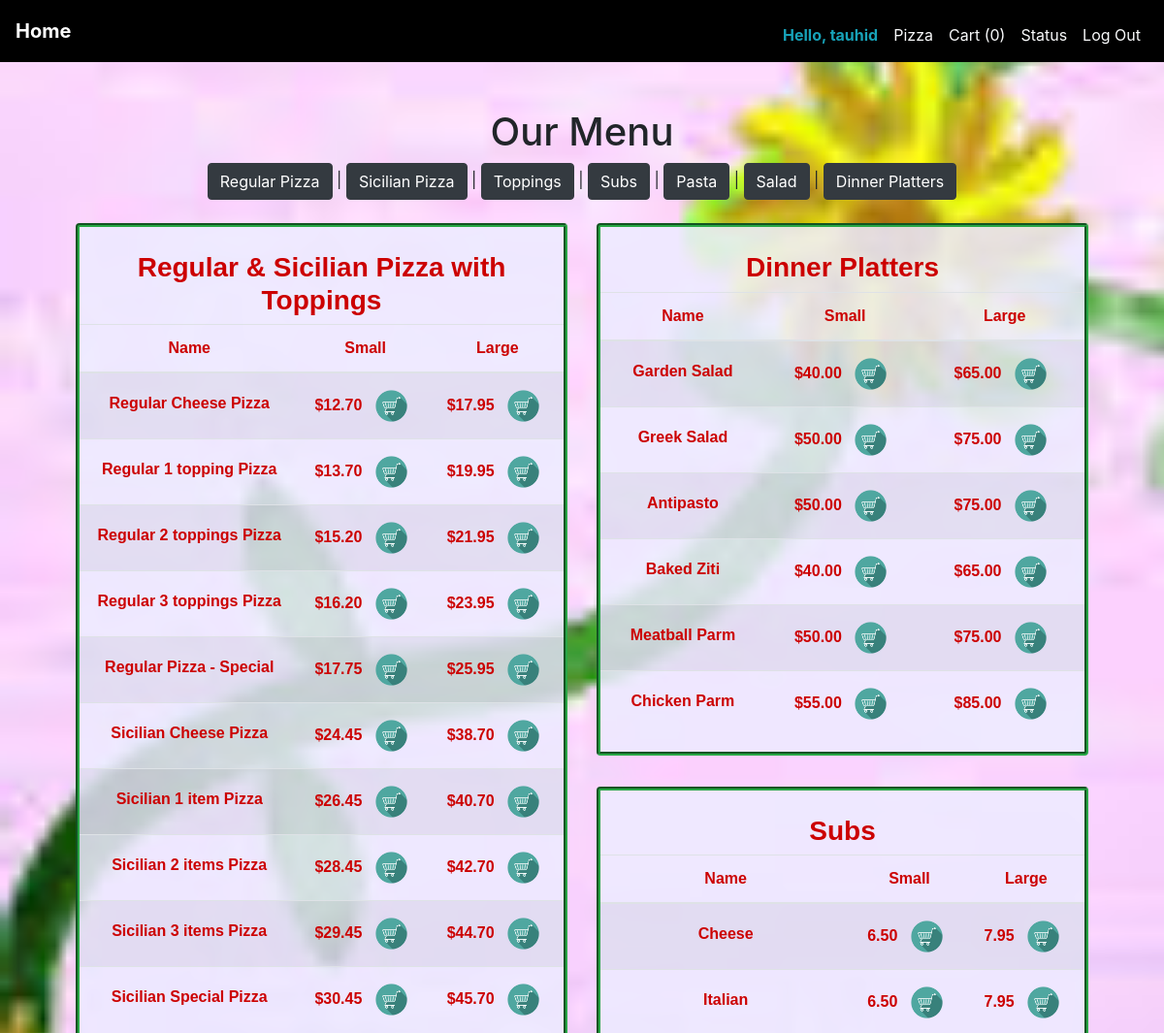
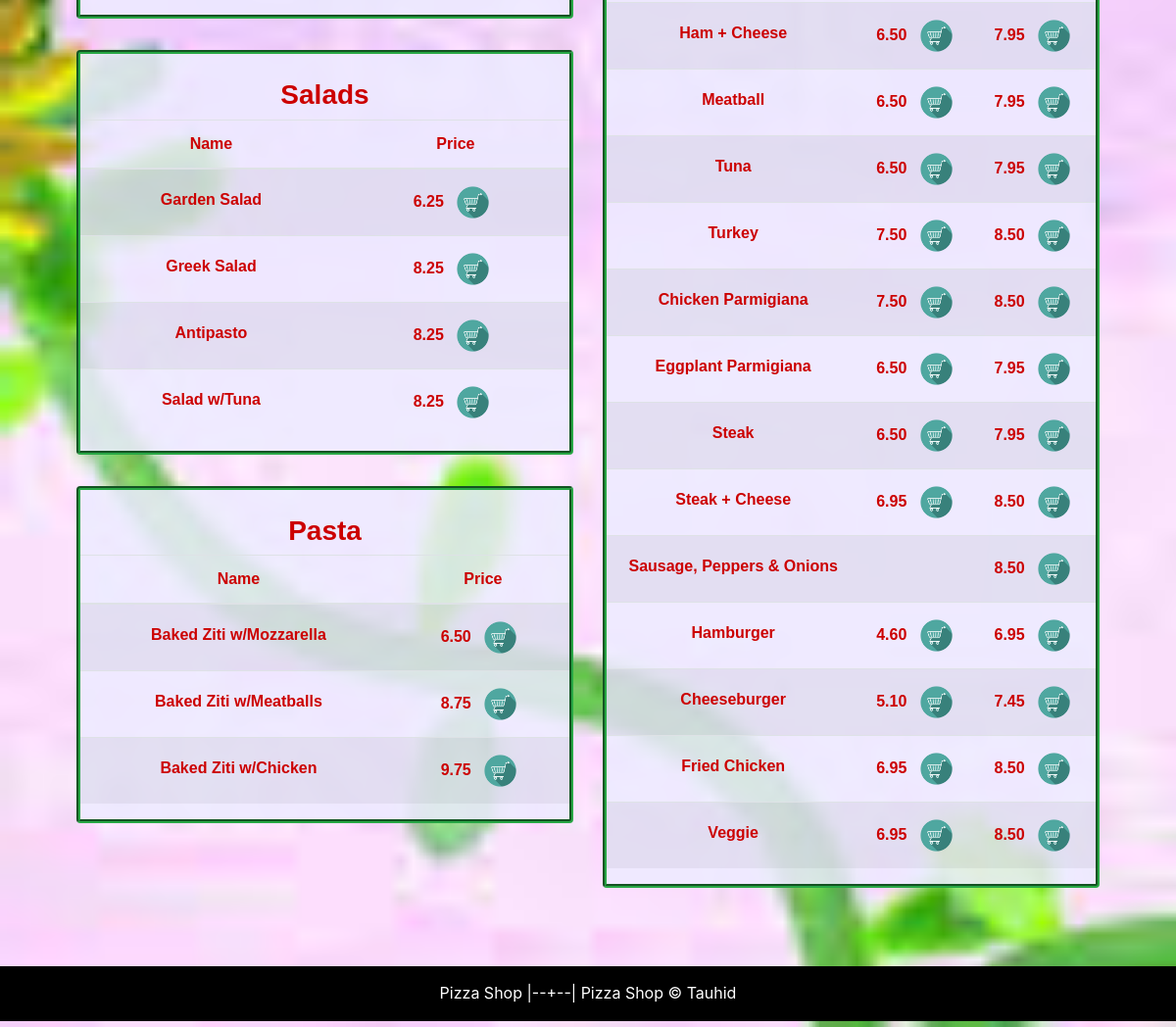
Screenshot of /index (signed in) with the database file from the repository (2 pictures, top to bottom).
### orders/models.py (models this page shows, shortened)
class Pizza(models.Model):
    name = models.CharField(max_length=255)
    small_price = models.DecimalField(max_digits=4, decimal_places=2)
    large_price = models.DecimalField(max_digits=4, decimal_places=2)

class Salad(models.Model):
    name = models.CharField(max_length=64)
    price = models.DecimalField(max_digits=4, decimal_places=2)

class Pasta(models.Model):
    name = models.CharField(max_length=64)
    price = models.DecimalField(max_digits=4, decimal_places=2)

class Dinner_Platter(models.Model):
    name = models.CharField(max_length=64)
    small_price = models.DecimalField(max_digits=4, decimal_places=2)
    large_price = models.DecimalField(max_digits=4, decimal_places=2)

class Sub(models.Model):
    name = models.CharField(max_length=64)
    small_price = models.DecimalField(max_digits=4, decimal_places=2)
    large_price = models.DecimalField(max_digits=4, decimal_places=2)

### orders/views.py (the view)
# urls.py: path("index", views.index, name="index"),
def index(request):
    if not request.user.is_authenticated:
        return render(request, "orders/login.html", {"message": None})
    context = {
        "user": request.user,
        "pizzas": Pizza.objects.all(),
        "toppings": Topping.objects.values("name"),
        "subs": Sub.objects.all(),
        "extras": Extra.objects.all(),
        "pastas": Pasta.objects.all(),
        "salads": Salad.objects.all(),
        "dinner_platters": Dinner_Platter.objects.all(),
    }
    special = "Pepperoni, Spinach, Ham, Onions"
    context["special"] = special
    try:
        order = Order.objects.get(user=request.user, status="Pending")
    except:
        order = Order(user=request.user)
        order.save()
    cart = Cart.objects.filter(user=request.user, order_id=order.pk)
    count = 0
    for item in cart:
        count += 1
    context["count"] = count
    return render(request, "orders/index.html", context)

### orders/templates/orders/index.html (shortened to what this page needs)
{% extends "orders/base.html" %}
{% block main %}
           <h1>Our Menu</h1>
			<a href="#regular_pizza" class="btn btn-dark">Regular Pizza</a> |
			<a href="#regular_pizza" class="btn btn-dark" >Sicilian Pizza</a> |
			<a href="#regular_pizza" class="btn btn-dark">Toppings</a> |
			<a href="#subs" class="btn btn-dark">Subs</a> |
			<a href="#pasta" class="btn btn-dark">Pasta</a> |
			<a href="#salad" class="btn btn-dark">Salad</a> |
			<a href="#dinner" class="btn btn-dark">Dinner Platters</a>
			<br><br>
<div class="row">
    <div class="col-lg-6">
        <div class="jumbotron menu">
		<h3 id="regular_pizza">Regular & Sicilian Pizza with Toppings</h3>
            <table class="table table-striped">
                <thead>
                    <th>Name</th>
                    <th>Small</th>
                    <th>Large</th>
                </thead>
                <tbody>
                    {% for item in pizzas %}
                    <tr>
                        <td class="td1">{{ item.name }}</td>
                        <td>
                            ${{ item.small_price }}
                            <button type="button" class="btn btn-sm btn-link" onclick="add_item('{{ item.name }}', '{{ item.small_price }}', 'Small');">
                                <img src="static/orders/cart.png" class="cart" title="Add Item">
                            </button>
                        </td>
                        <td>
                            ${{ item.large_price }}
                            <button type="button" class="btn btn-sm btn-link" onclick="add_item('{{ item.name }}', '{{ item.large_price }}', 'Large');">
                                <img src="static/orders/cart.png" class="cart" title="Add Item">
                            </button>
                        </td>
                    </tr>
                    {% endfor %}
                </tbody>
            </table>
        </div>
        <div class="jumbotron menu">
            <h3 id="salad">Salads</h3>
            <table class="table table-striped">
                <thead>
                    <th>Name</th>
                    <th>Price</th>
                </thead>
                <tbody>
                    {% for item in salads %}
                    <tr>
                        <td class="td1">{{ item.name }}</td>
                        <td>
                            {{ item.price }}
                            <button type="button" class="btn btn-sm btn-link" onclick="add_item('{{ item.name }}', '{{ item.price }}', '');">
                                <img src="static/orders/cart.png" class="cart" title="Add Item">
                            </button>
                        </td>
                    </tr>
                    {% endfor %}
                </tbody>
            </table>
        </div>
        <div class="jumbotron menu">
            <h3 id="pasta">Pasta</h3>
            <table class="table table-striped">
                <thead>
                    <th>Name</th>
                    <th>Price</th>
                </thead>
                <tbody>
                    {% for item in pastas %}
                    <tr>
                        <td class="td1">{{ item.name }}</td>
                        <td>
                            {{ item.price }}
                            <button type="button" class="btn btn-sm btn-link" onclick="add_item('{{ item.name }}', '{{ item.price }}', '');">
                                <img src="static/orders/cart.png" class="cart" title="Add Item">
                            </button>
                        </td>
                    </tr>
                    {% endfor %}
                </tbody>
            </table>
        </div>
    </div>
    <div class="col-lg-6">
        <div class="jumbotron menu">
            <h3 id="dinner">Dinner Platters</h3>
            <table class="table table-striped">
                <thead>
                    <th>Name</th>
                    <th>Small</th>
                    <th>Large</th>
                </thead>
                <tbody>
                    {% for item in dinner_platters %}
                    <tr>
                        <td class="td1">{{ item.name }}</td>
                        <td>
                            ${{ item.small_price }}
                            <button type="button" class="btn btn-sm btn-link" onclick="add_item('{{ item.name }}', '{{ item.small_price }}', 'Small');">
                                <img src="static/orders/cart.png" class="cart" title="Add Item">
                            </button>
                        </td>
                        <td>
                            ${{ item.large_price }}
                            <button type="button" class="btn btn-sm btn-link" onclick="add_item('{{ item.name }}', '{{ item.large_price }}', 'Large');">
                                <img src="static/orders/cart.png" class="cart" title="Add Item">
                            </button>
                        </td>
                    </tr>
                    {% endfor %}
                </tbody>
            </table>
        </div>
        <div class="jumbotron menu">
            <h3 id="subs">Subs</h3>
            <table class="table table-striped">
                <thead class="thead-primary">
                    <th>Name</th>
                    <th>Small</th>
                    <th>Large</th>
                </thead>
                <tbody>
                    {% for item in subs %}
                    <tr>
                        <td class="td1">{{ item.name }}</td>
                        <td>
                            {% if item.name != "Sausage, Peppers & Onions" %}
                                {{ item.small_price }}
                                <button type="button" class="btn btn-sm btn-link" onclick="add_sub('{{ item.name }}', '{{ item.small_price }}', 'Small');">
                                    <img src="static/orders/cart.png" class="cart" title="Add Item">
                                </button>
                            {% endif %}
                        </td>
                        <td>
                            {{ item.large_price }}
                            <button type="button" class="btn btn-sm btn-link" onclick="add_sub('{{ item.name }}', '{{ item.large_price }}', 'Large');">
                                <img src="static/orders/cart.png" class="cart" title="Add Item">
                            </button>
                        </td>
                    </tr>
                    {% endfor %}
                </tbody>
            </table>
        </div>
    </div>
</div>
{% endblock %}

### orders/templates/orders/base.html (shortened to what this page needs)
<!DOCTYPE html>
<html lang="en">
    <head>
        <link rel="stylesheet" href="https://maxcdn.bootstrapcdn.com/bootstrap/4.0.0/css/bootstrap.min.css">
        {% load static %}
        <link rel="stylesheet" href="{% static 'orders/styles.css' %}">
    </head>
    <body>
        <div id="page-container">
            <div id="content-wrap">
                <nav class="navbar navbar-expand-md navbar-dark">
                    <a class="navbar-brand" href="/"><strong>Home</strong></a>
                    <div class="collapse navbar-collapse" id="navbar">
                        {% if request.user.is_authenticated %}
                            <ul class="navbar-nav ml-auto mt-2">
								{%if not request.user.is_superuser %}
								<li class="nav-item">
                                    <a class="nav-link text-info font-weight-bold" href="#">Hello, {{request.user}}</a>
                                </li>
								<li class="nav-item">
                                    <a class="nav-link text-light" href="{% url 'index' %}">Pizza</a>
                                </li>
                                <li class="nav-item">
                                    <a class="nav-link text-light" href="{% url 'cart' %}">Cart ({{ count }})</a>
                                </li>
								<li class="nav-item">
                                    <a class="nav-link text-light" href="{% url 'gen_status' %}">Status</a>
                                </li>
                                <li class="nav-item">
                                    <a class="nav-link text-light" href="{% url 'logout' %}">Log Out</a>
                                </li>
								{% endif %}
                            </ul>
                        {% endif %}
                    </div>
                </nav>
                <main class="container p-5">
                    {% block main %}{% endblock %}
                </main>
            </div>
            <footer id="footer">
                <label style="padding: 15px;"> Pizza Shop |--+--| Pizza Shop &copy; Tauhid</label>
            </footer>
        </div>
    </body>
</html>

### orders/static/orders/styles.css (style rules this page uses)
main { overflow-x: auto; text-align: center; }
main img { max-width: 100%; }
#page-container { position: relative; min-height: 100vh; }
#content-wrap { padding-bottom: 3.5rem; }
#footer { position: absolute; bottom: 0; width: 100%; background-color: black; color: #ffffff; text-align: center; vertical-align: middle; height: 3.5rem; }
body { background-image: url("background.jpg"); background-size: cover; background-attachment: fixed; }
.navbar { background-color: black; color: #ffffff; }
.menu { border-radius: 4px; background: rgba(237, 236, 255, 0.85); -webkit-text-fill-color: #cc0000; border-style: groove; border-width: 4px; padding-left: 0px; padding-right: 0px; border-color: #28a745; padding-top: 25px; padding-bottom: 0px; font-family: sans-serif; font-weight: 600; }
h3 { font-weight: 700; }
.cart { max-height: 33px; cursor: pointer; }
.td1 { padding-top: 3.8% !important; }

### rows the page displays
Pizza: name "Regular Cheese Pizza", small_price "12.70", large_price "17.95"
Pizza: name "Regular 1 topping Pizza", small_price "13.70", large_price "19.95"
Pizza: name "Regular 2 toppings Pizza", small_price "15.20", large_price "21.95"
Pizza: name "Regular 3 toppings Pizza", small_price "16.20", large_price "23.95"
Pizza: name "Regular Pizza - Special", small_price "17.75", large_price "25.95"
Pizza: name "Sicilian Cheese Pizza", small_price "24.45", large_price "38.70"
Pizza: name "Sicilian 1 item Pizza", small_price "26.45", large_price "40.70"
Pizza: name "Sicilian 2 items Pizza", small_price "28.45", large_price "42.70"
Pizza: name "Sicilian 3 items Pizza", small_price "29.45", large_price "44.70"
Pizza: name "Sicilian Special Pizza", small_price "30.45", large_price "45.70"
Salad: name "Garden Salad", price "6.25"
Salad: name "Greek Salad", price "8.25"
Salad: name "Antipasto", price "8.25"
Salad: name "Salad w/Tuna", price "8.25"
Pasta: name "Baked Ziti w/Mozzarella", price "6.50"
Pasta: name "Baked Ziti w/Meatballs", price "8.75"
Pasta: name "Baked Ziti w/Chicken", price "9.75"
Dinner_Platter: name "Garden Salad", small_price "40.00", large_price "65.00"
Dinner_Platter: name "Greek Salad", small_price "50.00", large_price "75.00"
Dinner_Platter: name "Antipasto", small_price "50.00", large_price "75.00"
Dinner_Platter: name "Baked Ziti", small_price "40.00", large_price "65.00"
Dinner_Platter: name "Meatball Parm", small_price "50.00", large_price "75.00"
Dinner_Platter: name "Chicken Parm", small_price "55.00", large_price "85.00"
Sub: name "Cheese", small_price "6.50", large_price "7.95"
Sub: name "Italian", small_price "6.50", large_price "7.95"
Sub: name "Ham + Cheese", small_price "6.50", large_price "7.95"
Sub: name "Meatball", small_price "6.50", large_price "7.95"
Sub: name "Tuna", small_price "6.50", large_price "7.95"
Sub: name "Turkey", small_price "7.50", large_price "8.50"
Sub: name "Chicken Parmigiana", small_price "7.50", large_price "8.50"
Sub: name "Eggplant Parmigiana", small_price "6.50", large_price "7.95"
Sub: name "Steak", small_price "6.50", large_price "7.95"
Sub: name "Steak + Cheese", small_price "6.95", large_price "8.50"
Sub: name "Sausage, Peppers & Onions", large_price "8.50"
Sub: name "Hamburger", small_price "4.60", large_price "6.95"
Sub: name "Cheeseburger", small_price "5.10", large_price "7.45"
Sub: name "Fried Chicken", small_price "6.95", large_price "8.50"
Sub: name "Veggie", small_price "6.95", large_price "8.50"

### other values shown
{{ request.user }} "tauhid"
{{ count }} "0"
